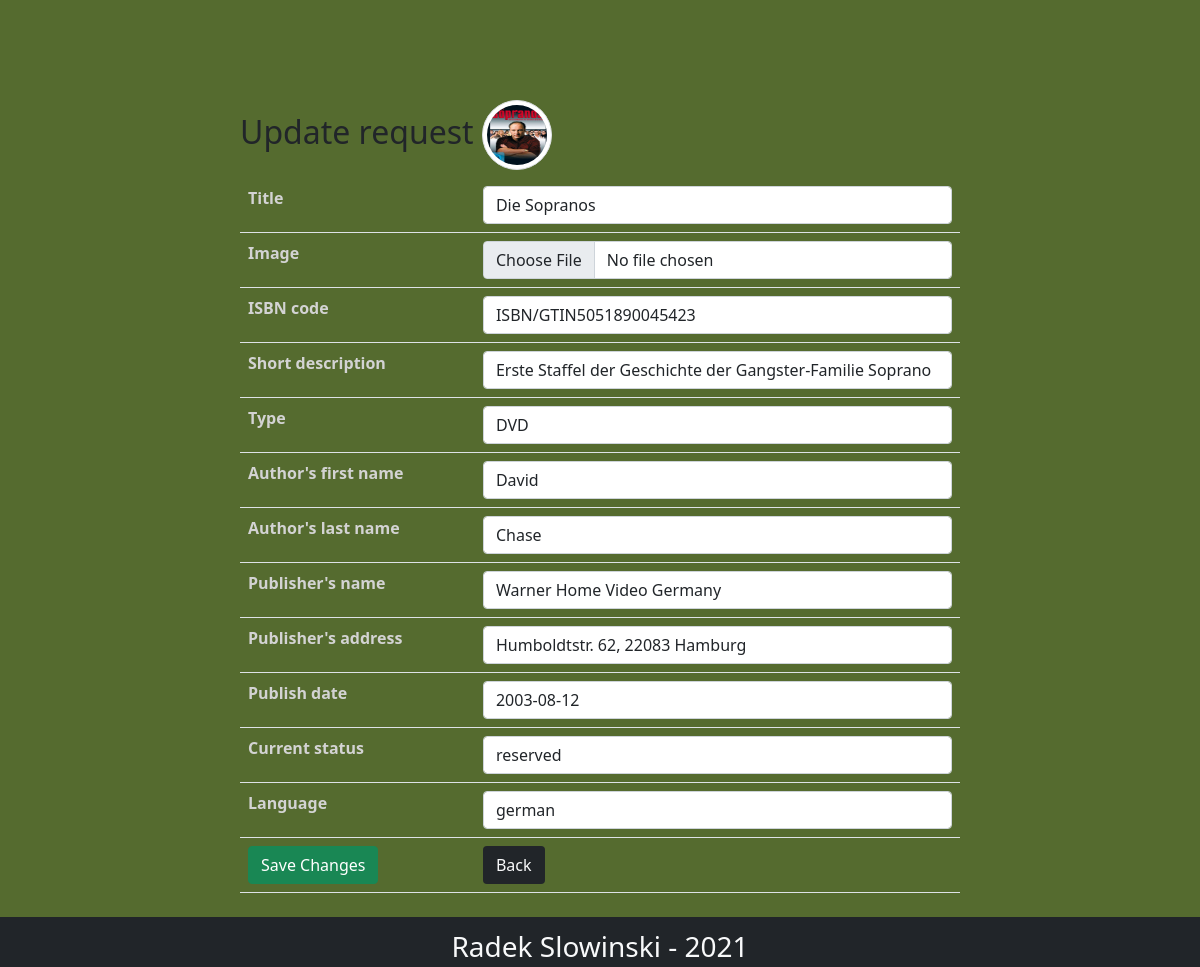
/crud/update.php?id=2, run on the app's committed database.
### tables this page shows
CREATE TABLE `library` (
  `id` int(3) NOT NULL,
  `title` varchar(55) DEFAULT NULL,
  `image` varchar(155) DEFAULT NULL,
  `ISBN_code` varchar(55) DEFAULT NULL,
  `short_description` varchar(299) DEFAULT NULL,
  `type` varchar(20) DEFAULT NULL,
  `author_first_name` varchar(55) DEFAULT NULL,
  `author_last_name` varchar(55) DEFAULT NULL,
  `publisher_name` varchar(99) DEFAULT NULL,
  `publisher_address` varchar(99) DEFAULT NULL,
  `publish_date` date DEFAULT NULL,
  `current_status` varchar(22) DEFAULT NULL,
  `language` varchar(50) DEFAULT NULL
);

### crud/update.php (the view, shortened to what this page needs)
<?php
require_once 'actions/db_connect.php';
if ($_GET['id']) {
    $id = $_GET['id'];
    $sql = "SELECT * FROM library WHERE id = {$id}";
    $result = mysqli_query($connect, $sql);
    if (mysqli_num_rows($result) == 1) {
        $data = mysqli_fetch_assoc($result);
        $title = $data['title'];
        $image = $data['image'];
        $ISBN_code = $data['ISBN_code'];
        $short_description = $data['short_description'];
        $type = $data['type'];
        $author_first_name = $data['author_first_name'];
        $author_last_name = $data['author_last_name'];
        $publisher_name = $data['publisher_name'];
        $publisher_address = $data['publisher_address'];
        $publish_date = $data['publish_date'];
        $current_status = $data['current_status'];
        $language = $data['language'];
    } else {
        header("location: error.php");
    }
} else {
    header("location: error.php");
}
?>
<!DOCTYPE html>
<html>
    <head>
        <?php require_once 'components/boot.php'?>
    </head>
    <body>
        <fieldset>
            <legend class='h2'>Update request <img class='img-thumbnail rounded-circle' src='pictures/<?php echo $image ?>' alt="<?php echo $title ?>"></legend>
            <form action="actions/a_update.php"  method="post" enctype="multipart/form-data">
                <table class="table">
                    <tr>
                        <th>Title</th>
                        <td><input class="form-control" type="text"  name="title" placeholder ="Media title" value="<?php echo $title ?>"  /></td>
                    </tr>
                    <tr>
                        <th>Image</th>
                        <td><input class="form-control" type="file" name= "image" /></td>
                    </tr>
                    <tr>
                        <th>ISBN code</th>
                        <td><input class="form-control" type= "text" name="ISBN_code" step="any"  placeholder="ISBN" value ="<?php echo $ISBN_code ?>" /></td>
                    </tr>
                    <tr>
                        <th>Short description</th>
                        <td><input class="form-control" type= "text" name="short_description" step="any"  placeholder="Short description" value ="<?php echo $short_description ?>" /></td>
                    </tr>
                    <tr>
                        <th>Type</th>
                        <td><input class="form-control" type= "text" name="type" step="any"  placeholder="Type" value ="<?php echo $type ?>" /></td>
                    </tr>
                    <tr>
                        <th>Author's first name</th>
                        <td><input class="form-control" type= "text" name="author_first_name" step="any"  placeholder="Authors first name" value ="<?php echo $author_first_name ?>" /></td>
                    </tr>
                    <tr>
                        <th>Author's last name</th>
                        <td><input class="form-control" type= "text" name="author_last_name" step="any"  placeholder="Authors last name" value ="<?php echo $author_last_name ?>" /></td>
                    </tr>
                    <tr>
                        <th>Publisher's name</th>
                        <td><input class="form-control" type= "text" name="publisher_name" step="any"  placeholder="Publishers name" value ="<?php echo $publisher_name ?>" /></td>
                    </tr>
                    <tr>
                        <th>Publisher's address</th>
                        <td><input class="form-control" type= "text" name="publisher_address" step="any"  placeholder="Publishers address" value ="<?php echo $publisher_address ?>" /></td>
                    </tr>
                    <tr>
                        <th>Publish date</th>
                        <td><input class="form-control" type= "text" name="publish_date" step="any"  placeholder="Publish date" value ="<?php echo $publish_date ?>" /></td>
                    </tr>
                    <tr>
                        <th>Current status</th>
                        <td><input class="form-control" type= "text" name="current_status" step="any"  placeholder="Current status" value ="<?php echo $current_status ?>" /></td>
                    </tr>
                    <tr>
                        <th>Language</th>
                        <td><input class="form-control" type= "text" name="language" step="any"  placeholder="Language" value ="<?php echo $language ?>" /></td>
                    </tr>
                    <tr>
                        <td><button class="btn btn-success" type= "submit">Save Changes</button></td>
                        <td><a href= "index.php"><button class="btn bg-dark text-light" type="button">Back</button></a></td>
                    </tr>
                </table>
            </form>
        </fieldset>
        <footer class='text-center bg-dark text-light pt-2 fs-3 mt-2'>Radek Slowinski - 2021</footer>
    </body>
</html>

### crud/components/boot.php (style rules this page uses)
.img-thumbnail { width: 70px !important; height: 70px !important; }
td { text-align: left; vertical-align: middle; }
tr { text-align: left; color: lightgray; }
body { background-color: darkolivegreen; }

### crud/update.php (style rules this page uses)
fieldset { margin: auto; margin-top: 100px; width: 60% ; }
.img-thumbnail { width: 70px !important; height: 70px !important; }

### data on the page
library: image (picture), title "Die Sopranos", ISBN_code "ISBN/GTIN5051890045423", short_description "Erste Staffel der Geschichte der Gangster-Familie Soprano", type "DVD", author_first_name "David", author_last_name "Chase", publisher_name "Warner Home Video Germany", publisher_address "Humboldtstr. 62, 22083 Hamburg", publish_date "2003-08-12", current_status "reserved", language "german"
